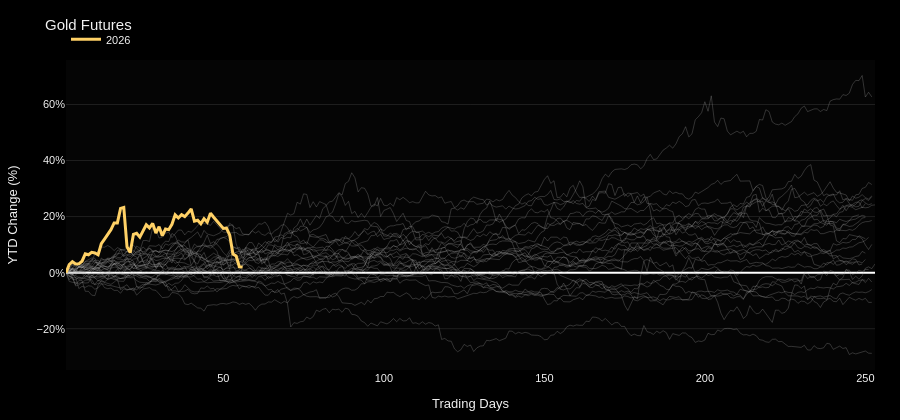

Source (notebook cell):
### Markdown cell above
## Gold Futures

### Code cell
gold_ytd = plot_asset('gold')
gold_ytd.tail()

### Figure 1 — Plotly figure (JSON) as saved in the notebook; plotly's stock layout.template omitted (floating-point values rounded to 4 significant figures; data arrays with more than 128 entries replaced by an {"elided": "..."} marker saying what was removed)
{"data": [{"customdata": {"elided": "84x2 mixed values"}, "hovertemplate": "<b>%{fullData.name}</b><br>Trading day %{x}<br>YTD %{y:.2f}%<br>Price %{customdata[0]:,.2f}<br>Date %{customdata[1]|%Y-%m-%d}<extra></extra>", "line": {"color": "rgba(180,180,180,0.26)", "width": 1}, "mode": "lines", "name": "2000", "showlegend": false, "type": "scatter", "x": [1, 2, 3, 4, 5, 6, 7, 8, 9, 10, 11, 12, 13, 14, 15, 16, 17, 18, 19, 20, 21, 22, 23, 24, 25, 26, 27, 28, 29, 30, 31, 32, 33, 34, 35, 36, 37, 38, 39, 40, 41, 42, 43, 44, 45, 46, 47, 48, 49, 50, 51, 52, 53, 54, 55, 56, 57, 58, 59, 60, 61, 62, 63, 64, 65, 66, 67, 68, 69, 70, 71, 72, 73, 74, 75, 76, 77, 78, 79, 80, 81, 82, 83, 84], "y": [0.0, 1.606, 1.132, 0.6937, 0.1095, 0.03651, -0.2191, -0.2921, -0.3651, -0.4016, -0.5476, -0.5842, -0.9127, -0.7302, -1.789, -1.314, -0.7667, 0.07302, 0.0, 1.643, 0.6207, -0.1095, -0.2921, -0.8397, -1.314, -1.205, -1.679, -1.387, -0.5476, -1.241, 0.9127, -0.5476, -0.8762, -1.022, -1.314, -1.387, -0.9858, -1.387, -1.387, -2.811, -3.286, -3.468, -3.505, -3.286, -3.651, -3.468, -3.395, -3.432, -3.505, -3.249, -2.957, -3.432, -3.505, -3.286, -3.213, -2.957, -2.994, -2.775, -2.994, -2.775, -1.387, -1.497, -2.738, -1.387, -1.898, -1.168, -1.278, 0.146, -0.2556, -0.6207, -1.351, -1.314, -1.935, -1.789, -1.278, -1.533, -1.533, -0.5111, -0.07301, -0.07301, 0.07302, 0.4746, -0.8032, -0.6937]}, {"customdata": {"elided": "247x2 mixed values"}, "hovertemplate": "<b>%{fullData.name}</b><br>Trading day %{x}<br>YTD %{y:.2f}%<br>Price %{customdata[0]:,.2f}<br>Date %{customdata[1]|%Y-%m-%d}<extra></extra>", "line": {"color": "rgba(180,180,180,0.26)", "width": 1}, "mode": "lines", "name": "2001", "showlegend": false, "type": "scatter", "x": {"elided": "247 int values"}, "y": {"elided": "247 float values"}}, {"customdata": {"elided": "250x2 mixed values"}, "hovertemplate": "<b>%{fullData.name}</b><br>Trading day %{x}<br>YTD %{y:.2f}%<br>Price %{customdata[0]:,.2f}<br>Date %{customdata[1]|%Y-%m-%d}<extra></extra>", "line": {"color": "rgba(180,180,180,0.26)", "width": 1}, "mode": "lines", "name": "2002", "showlegend": false, "type": "scatter", "x": {"elided": "250 int values"}, "y": {"elided": "250 float values"}}, {"customdata": {"elided": "250x2 mixed values"}, "hovertemplate": "<b>%{fullData.name}</b><br>Trading day %{x}<br>YTD %{y:.2f}%<br>Price %{customdata[0]:,.2f}<br>Date %{customdata[1]|%Y-%m-%d}<extra></extra>", "line": {"color": "rgba(180,180,180,0.26)", "width": 1}, "mode": "lines", "name": "2003", "showlegend": false, "type": "scatter", "x": {"elided": "250 int values"}, "y": {"elided": "250 float values"}}, {"customdata": {"elided": "249x2 mixed values"}, "hovertemplate": "<b>%{fullData.name}</b><br>Trading day %{x}<br>YTD %{y:.2f}%<br>Price %{customdata[0]:,.2f}<br>Date %{customdata[1]|%Y-%m-%d}<extra></extra>", "line": {"color": "rgba(180,180,180,0.26)", "width": 1}, "mode": "lines", "name": "2004", "showlegend": false, "type": "scatter", "x": {"elided": "249 int values"}, "y": {"elided": "249 float values"}}, {"customdata": {"elided": "248x2 mixed values"}, "hovertemplate": "<b>%{fullData.name}</b><br>Trading day %{x}<br>YTD %{y:.2f}%<br>Price %{customdata[0]:,.2f}<br>Date %{customdata[1]|%Y-%m-%d}<extra></extra>", "line": {"color": "rgba(180,180,180,0.26)", "width": 1}, "mode": "lines", "name": "2005", "showlegend": false, "type": "scatter", "x": {"elided": "248 int values"}, "y": {"elided": "248 float values"}}, {"customdata": {"elided": "250x2 mixed values"}, "hovertemplate": "<b>%{fullData.name}</b><br>Trading day %{x}<br>YTD %{y:.2f}%<br>Price %{customdata[0]:,.2f}<br>Date %{customdata[1]|%Y-%m-%d}<extra></extra>", "line": {"color": "rgba(180,180,180,0.26)", "width": 1}, "mode": "lines", "name": "2006", "showlegend": false, "type": "scatter", "x": {"elided": "250 int values"}, "y": {"elided": "250 float values"}}, {"customdata": {"elided": "252x2 mixed values"}, "hovertemplate": "<b>%{fullData.name}</b><br>Trading day %{x}<br>YTD %{y:.2f}%<br>Price %{customdata[0]:,.2f}<br>Date %{customdata[1]|%Y-%m-%d}<extra></extra>", "line": {"color": "rgba(180,180,180,0.26)", "width": 1}, "mode": "lines", "name": "2007", "showlegend": false, "type": "scatter", "x": {"elided": "252 int values"}, "y": {"elided": "252 float values"}}, {"customdata": {"elided": "253x2 mixed values"}, "hovertemplate": "<b>%{fullData.name}</b><br>Trading day %{x}<br>YTD %{y:.2f}%<br>Price %{customdata[0]:,.2f}<br>Date %{customdata[1]|%Y-%m-%d}<extra></extra>", "line": {"color": "rgba(180,180,180,0.26)", "width": 1}, "mode": "lines", "name": "2008", "showlegend": false, "type": "scatter", "x": {"elided": "253 int values"}, "y": {"elided": "253 float values"}}, {"customdata": {"elided": "252x2 mixed values"}, "hovertemplate": "<b>%{fullData.name}</b><br>Trading day %{x}<br>YTD %{y:.2f}%<br>Price %{customdata[0]:,.2f}<br>Date %{customdata[1]|%Y-%m-%d}<extra></extra>", "line": {"color": "rgba(180,180,180,0.26)", "width": 1}, "mode": "lines", "name": "2009", "showlegend": false, "type": "scatter", "x": {"elided": "252 int values"}, "y": {"elided": "252 float values"}}, {"customdata": {"elided": "252x2 mixed values"}, "hovertemplate": "<b>%{fullData.name}</b><br>Trading day %{x}<br>YTD %{y:.2f}%<br>Price %{customdata[0]:,.2f}<br>Date %{customdata[1]|%Y-%m-%d}<extra></extra>", "line": {"color": "rgba(180,180,180,0.26)", "width": 1}, "mode": "lines", "name": "2010", "showlegend": false, "type": "scatter", "x": {"elided": "252 int values"}, "y": {"elided": "252 float values"}}, {"customdata": {"elided": "252x2 mixed values"}, "hovertemplate": "<b>%{fullData.name}</b><br>Trading day %{x}<br>YTD %{y:.2f}%<br>Price %{customdata[0]:,.2f}<br>Date %{customdata[1]|%Y-%m-%d}<extra></extra>", "line": {"color": "rgba(180,180,180,0.26)", "width": 1}, "mode": "lines", "name": "2011", "showlegend": false, "type": "scatter", "x": {"elided": "252 int values"}, "y": {"elided": "252 float values"}}, {"customdata": {"elided": "250x2 mixed values"}, "hovertemplate": "<b>%{fullData.name}</b><br>Trading day %{x}<br>YTD %{y:.2f}%<br>Price %{customdata[0]:,.2f}<br>Date %{customdata[1]|%Y-%m-%d}<extra></extra>", "line": {"color": "rgba(180,180,180,0.26)", "width": 1}, "mode": "lines", "name": "2012", "showlegend": false, "type": "scatter", "x": {"elided": "250 int values"}, "y": {"elided": "250 float values"}}, {"customdata": {"elided": "252x2 mixed values"}, "hovertemplate": "<b>%{fullData.name}</b><br>Trading day %{x}<br>YTD %{y:.2f}%<br>Price %{customdata[0]:,.2f}<br>Date %{customdata[1]|%Y-%m-%d}<extra></extra>", "line": {"color": "rgba(180,180,180,0.26)", "width": 1}, "mode": "lines", "name": "2013", "showlegend": false, "type": "scatter", "x": {"elided": "252 int values"}, "y": {"elided": "252 float values"}}, {"customdata": {"elided": "252x2 mixed values"}, "hovertemplate": "<b>%{fullData.name}</b><br>Trading day %{x}<br>YTD %{y:.2f}%<br>Price %{customdata[0]:,.2f}<br>Date %{customdata[1]|%Y-%m-%d}<extra></extra>", "line": {"color": "rgba(180,180,180,0.26)", "width": 1}, "mode": "lines", "name": "2014", "showlegend": false, "type": "scatter", "x": {"elided": "252 int values"}, "y": {"elided": "252 float values"}}, {"customdata": {"elided": "252x2 mixed values"}, "hovertemplate": "<b>%{fullData.name}</b><br>Trading day %{x}<br>YTD %{y:.2f}%<br>Price %{customdata[0]:,.2f}<br>Date %{customdata[1]|%Y-%m-%d}<extra></extra>", "line": {"color": "rgba(180,180,180,0.26)", "width": 1}, "mode": "lines", "name": "2015", "showlegend": false, "type": "scatter", "x": {"elided": "252 int values"}, "y": {"elided": "252 float values"}}, {"customdata": {"elided": "250x2 mixed values"}, "hovertemplate": "<b>%{fullData.name}</b><br>Trading day %{x}<br>YTD %{y:.2f}%<br>Price %{customdata[0]:,.2f}<br>Date %{customdata[1]|%Y-%m-%d}<extra></extra>", "line": {"color": "rgba(180,180,180,0.26)", "width": 1}, "mode": "lines", "name": "2016", "showlegend": false, "type": "scatter", "x": {"elided": "250 int values"}, "y": {"elided": "250 float values"}}, {"customdata": {"elided": "251x2 mixed values"}, "hovertemplate": "<b>%{fullData.name}</b><br>Trading day %{x}<br>YTD %{y:.2f}%<br>Price %{customdata[0]:,.2f}<br>Date %{customdata[1]|%Y-%m-%d}<extra></extra>", "line": {"color": "rgba(180,180,180,0.26)", "width": 1}, "mode": "lines", "name": "2017", "showlegend": false, "type": "scatter", "x": {"elided": "251 int values"}, "y": {"elided": "251 float values"}}, {"customdata": {"elided": "250x2 mixed values"}, "hovertemplate": "<b>%{fullData.name}</b><br>Trading day %{x}<br>YTD %{y:.2f}%<br>Price %{customdata[0]:,.2f}<br>Date %{customdata[1]|%Y-%m-%d}<extra></extra>", "line": {"color": "rgba(180,180,180,0.26)", "width": 1}, "mode": "lines", "name": "2018", "showlegend": false, "type": "scatter", "x": {"elided": "250 int values"}, "y": {"elided": "250 float values"}}, {"customdata": {"elided": "252x2 mixed values"}, "hovertemplate": "<b>%{fullData.name}</b><br>Trading day %{x}<br>YTD %{y:.2f}%<br>Price %{customdata[0]:,.2f}<br>Date %{customdata[1]|%Y-%m-%d}<extra></extra>", "line": {"color": "rgba(180,180,180,0.26)", "width": 1}, "mode": "lines", "name": "2019", "showlegend": false, "type": "scatter", "x": {"elided": "252 int values"}, "y": {"elided": "252 float values"}}, {"customdata": {"elided": "253x2 mixed values"}, "hovertemplate": "<b>%{fullData.name}</b><br>Trading day %{x}<br>YTD %{y:.2f}%<br>Price %{customdata[0]:,.2f}<br>Date %{customdata[1]|%Y-%m-%d}<extra></extra>", "line": {"color": "rgba(180,180,180,0.26)", "width": 1}, "mode": "lines", "name": "2020", "showlegend": false, "type": "scatter", "x": {"elided": "253 int values"}, "y": {"elided": "253 float values"}}, {"customdata": {"elided": "252x2 mixed values"}, "hovertemplate": "<b>%{fullData.name}</b><br>Trading day %{x}<br>YTD %{y:.2f}%<br>Price %{customdata[0]:,.2f}<br>Date %{customdata[1]|%Y-%m-%d}<extra></extra>", "line": {"color": "rgba(180,180,180,0.26)", "width": 1}, "mode": "lines", "name": "2021", "showlegend": false, "type": "scatter", "x": {"elided": "252 int values"}, "y": {"elided": "252 float values"}}, {"customdata": {"elided": "251x2 mixed values"}, "hovertemplate": "<b>%{fullData.name}</b><br>Trading day %{x}<br>YTD %{y:.2f}%<br>Price %{customdata[0]:,.2f}<br>Date %{customdata[1]|%Y-%m-%d}<extra></extra>", "line": {"color": "rgba(180,180,180,0.26)", "width": 1}, "mode": "lines", "name": "2022", "showlegend": false, "type": "scatter", "x": {"elided": "251 int values"}, "y": {"elided": "251 float values"}}, {"customdata": {"elided": "250x2 mixed values"}, "hovertemplate": "<b>%{fullData.name}</b><br>Trading day %{x}<br>YTD %{y:.2f}%<br>Price %{customdata[0]:,.2f}<br>Date %{customdata[1]|%Y-%m-%d}<extra></extra>", "line": {"color": "rgba(180,180,180,0.26)", "width": 1}, "mode": "lines", "name": "2023", "showlegend": false, "type": "scatter", "x": {"elided": "250 int values"}, "y": {"elided": "250 float values"}}, {"customdata": {"elided": "252x2 mixed values"}, "hovertemplate": "<b>%{fullData.name}</b><br>Trading day %{x}<br>YTD %{y:.2f}%<br>Price %{customdata[0]:,.2f}<br>Date %{customdata[1]|%Y-%m-%d}<extra></extra>", "line": {"color": "rgba(180,180,180,0.26)", "width": 1}, "mode": "lines", "name": "2024", "showlegend": false, "type": "scatter", "x": {"elided": "252 int values"}, "y": {"elided": "252 float values"}}, {"customdata": {"elided": "252x2 mixed values"}, "hovertemplate": "<b>%{fullData.name}</b><br>Trading day %{x}<br>YTD %{y:.2f}%<br>Price %{customdata[0]:,.2f}<br>Date %{customdata[1]|%Y-%m-%d}<extra></extra>", "line": {"color": "rgba(180,180,180,0.26)", "width": 1}, "mode": "lines", "name": "2025", "showlegend": false, "type": "scatter", "x": {"elided": "252 int values"}, "y": {"elided": "252 float values"}}, {"customdata": [[4314.0, "2026-01-02T00:00:00"], [4437.0, "2026-01-05T00:00:00"], [4482.0, "2026-01-06T00:00:00"], [4449.0, "2026-01-07T00:00:00"], [4450.0, "2026-01-08T00:00:00"], [4490.0, "2026-01-09T00:00:00"], [4604.0, "2026-01-12T00:00:00"], [4589.0, "2026-01-13T00:00:00"], [4626.0, "2026-01-14T00:00:00"], [4616.0, "2026-01-15T00:00:00"], [4588.0, "2026-01-16T00:00:00"], [4760.0, "2026-01-20T00:00:00"], [4832.0, "2026-01-21T00:00:00"], [4909.0, "2026-01-22T00:00:00"], [4976.0, "2026-01-23T00:00:00"], [5080.0, "2026-01-26T00:00:00"], [5080.0, "2026-01-27T00:00:00"], [5302.0, "2026-01-28T00:00:00"], [5318.0, "2026-01-29T00:00:00"], [4714.0, "2026-01-30T00:00:00"], [4622.0, "2026-02-02T00:00:00"], [4904.0, "2026-02-03T00:00:00"], [4920.0, "2026-02-04T00:00:00"], [4861.0, "2026-02-05T00:00:00"], [4951.0, "2026-02-06T00:00:00"], [5051.0, "2026-02-09T00:00:00"], [5004.0, "2026-02-10T00:00:00"], [5072.0, "2026-02-11T00:00:00"], [4924.0, "2026-02-12T00:00:00"], [5022, "2026-02-13T00:00:00"], [4883.0, "2026-02-17T00:00:00"], [4986.0, "2026-02-18T00:00:00"], [4976.0, "2026-02-19T00:00:00"], [5059.0, "2026-02-20T00:00:00"], [5205.0, "2026-02-23T00:00:00"], [5156.0, "2026-02-24T00:00:00"], [5206.0, "2026-02-25T00:00:00"], [5176.0, "2026-02-26T00:00:00"], [5230.0, "2026-02-27T00:00:00"], [5294.0, "2026-03-02T00:00:00"], [5107.0, "2026-03-03T00:00:00"], [5120.0, "2026-03-04T00:00:00"], [5065.0, "2026-03-05T00:00:00"], [5146.0, "2026-03-06T00:00:00"], [5092.0, "2026-03-09T00:00:00"], [5230.0, "2026-03-10T00:00:00"], [5167.0, "2026-03-11T00:00:00"], [5116.0, "2026-03-12T00:00:00"], [5052.0, "2026-03-13T00:00:00"], [4994, "2026-03-16T00:00:00"], [5001, "2026-03-17T00:00:00"], [4890.0, "2026-03-18T00:00:00"], [4601.0, "2026-03-19T00:00:00"], [4570.0, "2026-03-20T00:00:00"], [4404.0, "2026-03-23T00:00:00"], [4399.0, "2026-03-24T00:00:00"]], "hovertemplate": "<b>%{fullData.name}</b><br>Trading day %{x}<br>YTD %{y:.2f}%<br>Price %{customdata[0]:,.2f}<br>Date %{customdata[1]|%Y-%m-%d}<extra></extra>", "line": {"color": "#ffd166", "width": 3}, "mode": "lines", "name": "2026", "showlegend": true, "type": "scatter", "x": [1, 2, 3, 4, 5, 6, 7, 8, 9, 10, 11, 12, 13, 14, 15, 16, 17, 18, 19, 20, 21, 22, 23, 24, 25, 26, 27, 28, 29, 30, 31, 32, 33, 34, 35, 36, 37, 38, 39, 40, 41, 42, 43, 44, 45, 46, 47, 48, 49, 50, 51, 52, 53, 54, 55, 56], "y": [0.0, 2.839, 3.889, 3.127, 3.136, 4.077, 6.719, 6.369, 7.229, 6.997, 6.351, 10.32, 11.99, 13.78, 15.34, 17.74, 17.74, 22.88, 23.27, 9.26, 7.141, 13.66, 14.05, 12.68, 14.76, 17.07, 15.98, 17.55, 14.12, 16.4, 13.18, 15.58, 15.33, 17.27, 20.64, 19.5, 20.67, 19.98, 21.23, 22.71, 18.38, 18.68, 17.4, 19.28, 18.01, 21.22, 19.77, 18.58, 17.11, 15.75, 15.91, 13.34, 6.636, 5.934, 2.079, 1.968]}], "layout": {"font": {"color": "#f2f2f2", "family": "Arial, sans-serif", "size": 11}, "height": 420, "legend": {"orientation": "h", "x": 0, "xanchor": "left", "y": 1.02, "yanchor": "bottom"}, "margin": {"b": 40, "l": 50, "r": 25, "t": 60}, "paper_bgcolor": "#000000", "plot_bgcolor": "#050505", "title": {"text": "Gold Futures"}, "xaxis": {"showgrid": false, "title": {"text": "Trading Days"}}, "yaxis": {"gridcolor": "rgba(255,255,255,0.10)", "ticksuffix": "%", "title": {"text": "YTD Change (%)"}}}}
